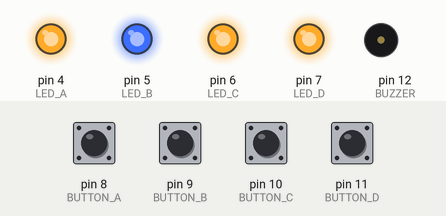
The sketch below on a simulated Arduino Uno, built with avr-gcc and run on an emulated ATmega328P. On the bench: output pins drawn as LEDs (lit = HIGH), buzzer (waves = sounding). Dashed ring = blinking. The test bench sets the inputs (shaded band); at power-on: pin 8 (BUTTON_A), pin 9 (BUTTON_B), pin 10 (BUTTON_C), pin 11 (BUTTON_D) HIGH. Random numbers use the default seed unless the sketch sets one.

Above: at 1.2 s.
1.3 s: pin 8 (BUTTON_A) pulled LOW for 0.15 s
At 3.6 s:
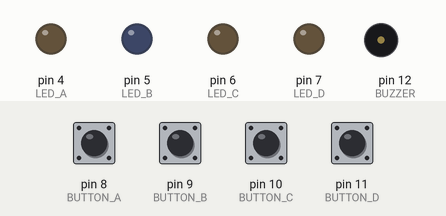
4.0 s: pin 11 (BUTTON_D) pulled LOW for 0.15 s
At 4.4 s:
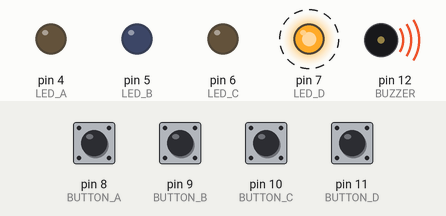
7.1 s: pin 9 (BUTTON_B) pulled LOW for 0.15 s
At 9.2 s:
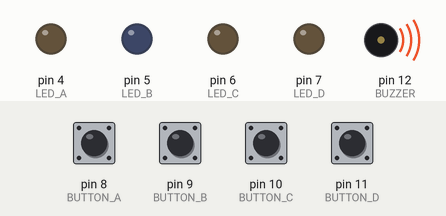
10.2 s: pin 9 (BUTTON_B) pulled LOW for 1 s
At 11.0 s:
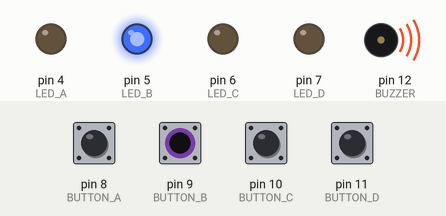
12.9 s: pin 9 (BUTTON_B) pulled LOW for 0.15 s
At 15.7 s:
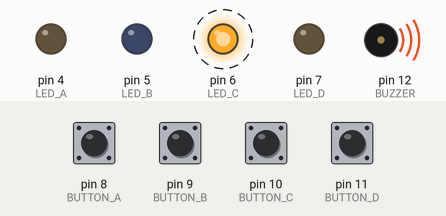
16.0 s: pin 8 (BUTTON_A) driven LOW and pin 9 (BUTTON_B) driven LOW
At 19.95 s:
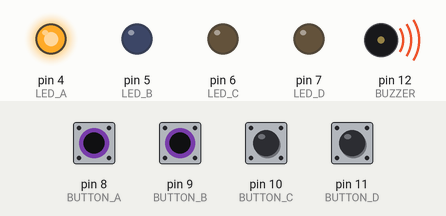
Timing chart, 0 to 20.0 s (numbered marks = the images above; inputs shaded):
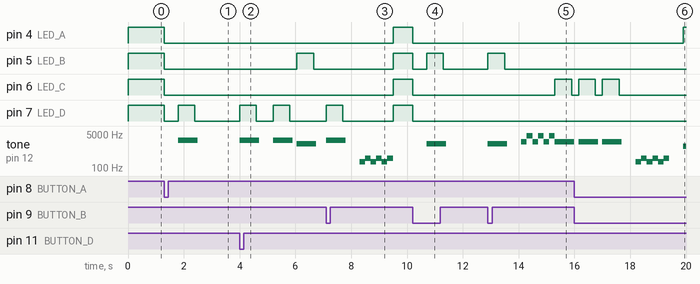

Measured:
- after the input at 1.3 s, pin 4 (LED_A), pin 5 (LED_B), pin 6 (LED_C): HIGH → LOW at once; pin 7 (LED_D): HIGH → LOW at once, → HIGH 0.50 s later, → LOW 0.60 s later; tone on pin 12 (BUZZER): silent → 2400 Hz after 0.50 s, → silent 0.70 s later
- after the input at 4.0 s, pin 5 (LED_B): LOW → HIGH after 2.1 s, → LOW 0.60 s later; pin 7 (LED_D): alternates HIGH for 0.60 s and LOW for 0.60 s, 4 changes in all, then stays LOW, starting at once; tone on pin 12 (BUZZER): plays 2400 Hz for 0.70 s, 2400 Hz for 0.70 s, 1600 Hz for 0.70 s, starting at once
- after the input at 7.1 s, pin 4 (LED_A), pin 5 (LED_B): LOW → HIGH after 2.4 s
- after the input at 10.2 s, pin 4 (LED_A), pin 6 (LED_C), pin 7 (LED_D): HIGH → LOW at once; pin 5 (LED_B): HIGH → LOW at once, → HIGH 0.50 s later, → LOW 0.60 s later; tone on pin 12 (BUZZER): silent → 1600 Hz after 0.50 s, → silent 0.70 s later
- after the input at 12.9 s, pin 5 (LED_B): LOW → HIGH at once, → LOW 0.60 s later; pin 6 (LED_C): LOW → HIGH after 2.4 s, → LOW 0.60 s later; tone on pin 12 (BUZZER): plays 1600 Hz for 0.70 s, 2000 Hz for 0.20 s, 4000 Hz for 0.20 s, 2000 Hz for 0.20 s, 4000 Hz for 0.20 s, 2000 Hz for 0.20 s … (8 notes in this stretch), starting at once
- after the input at 16.0 s, pin 4 (LED_A): LOW → HIGH after 3.9 s

The sketch:

main.ino
```cpp
//-----------------------#define e Variáveis------------------------//
#define LED_A 4
#define LED_B 5
#define LED_C 6
#define LED_D 7

#define BUTTON_A 8
#define BUTTON_B 9
#define BUTTON_C 10
#define BUTTON_D 11

#define BUZZER 12

#define TOM_A 1200
#define TOM_B 1600
#define TOM_C 2000
#define TOM_D 2400

#define TEMPO_PISCA 600
#define TEMPO_ENTRE 150

#define NIVEL_MAXIMO 10

int QT_SEQ = 1;

int GANHANDO = 0;

int TIPO_JOGO = 0;

int sorteados[NIVEL_MAXIMO]; // QT_SEQ é o tamanho da sequência dos leds

//--------------Declaração da função de cada elemento---------------//
void setup(){
  //Serial.begin(9600);

  pinMode(LED_A, OUTPUT);
  pinMode(LED_B, OUTPUT);
  pinMode(LED_C, OUTPUT);
  pinMode(LED_D, OUTPUT);

  pinMode(BUTTON_A, INPUT_PULLUP);
  pinMode(BUTTON_B, INPUT_PULLUP);
  pinMode(BUTTON_C, INPUT_PULLUP);
  pinMode(BUTTON_D, INPUT_PULLUP);

  pinMode(BUZZER, OUTPUT);

  //randomSeed(analogRead(0)); //Sorteia uma nova sequencia toda vez que liga o Arduino
}

//----------Loop do sorteio, leitura de botão e comparação----------//
void loop(){
  //Acende tudo
  digitalWrite(LED_A, HIGH);
  digitalWrite(LED_B, HIGH);
  digitalWrite(LED_C, HIGH);
  digitalWrite(LED_D, HIGH);

  //le_botao(); //Jogador aperta qlqer botão e já inicia o sorteio

  if(le_botao() != -1){
    GANHANDO = 1;
    QT_SEQ = 1;
    TIPO_JOGO = le_botao();
  }

  //Apaga tudo
  digitalWrite(LED_A, LOW);
  digitalWrite(LED_B, LOW);
  digitalWrite(LED_C, LOW);
  digitalWrite(LED_D, LOW);
  delay(500);

  if(TIPO_JOGO == 0){
    while(GANHANDO == 1 && QT_SEQ <= NIVEL_MAXIMO){

      //-----------------------Sorteio da sequência-----------------------//
      //QT_SEQ é o tamanho da sequência - quantas vezes os LEDs piscam
      for(int jogada = 0; jogada < QT_SEQ; jogada ++){
        if(jogada == QT_SEQ - 1){
          sorteados[jogada] = random(4);
        }
        pisca_led(sorteados[jogada]);
        delay(TEMPO_ENTRE);
      }//Fim do sorteio

      //---------------------Comparação da sequência----------------------//
      int vez; //Definido fora do for para poder verificar numero de acertos no final
      for(vez = 0; vez < QT_SEQ; vez ++){
        if(le_botao() == sorteados[vez]){
          pisca_led(sorteados[vez]);
        }else{
          pisca_led(sorteados[vez]);
          break; //Sai do for
        }
      }

      //----------------------------Resultado-----------------------------//
      if(vez == QT_SEQ){
        //Acertou a sequência
        delay(500);
        QT_SEQ = QT_SEQ + 1;
      }else{
        //Errou a sequência
        delay(500);
        for(int i = 0; i < 3; i++){
          tone(BUZZER, 200);
          delay(200);
          tone(BUZZER, 300);
          delay(200);
        }
        noTone(BUZZER);
        GANHANDO = 0;
      }
    }
    //Se venceu todos o NIVEL_MAXIMO, toca música da vitória
    if(GANHANDO == 1){
      for(int i = 0; i < 3; i++){
        tone(BUZZER, 2000);
        delay(200);
        tone(BUZZER, 4000);
        delay(200);
      }
      noTone(BUZZER);
      GANHANDO = 0;
    }
  }else if(TIPO_JOGO == 1){
    while(GANHANDO == 1 && QT_SEQ <= NIVEL_MAXIMO){
      //-----------------------Sorteio da sequência-----------------------//
      //QT_SEQ é o tamanho da sequência - quantas vezes os LEDs piscam
      for(int jogada = 0; jogada < QT_SEQ; jogada ++){
        sorteados[jogada] = random(4);
        pisca_led(sorteados[jogada]);
        delay(TEMPO_ENTRE);
      } //Fim do sorteio

      //---------------------Comparação da sequência----------------------//
      int vez; //Definido fora do for para poder verificar numero de acertos no final
      for(vez = 0; vez < QT_SEQ; vez ++){
        if(le_botao() == sorteados[vez]){
          pisca_led(sorteados[vez]);
        }else{
          pisca_led(sorteados[vez]);
          break; //Sai do for
        }
      }
      //----------------------------Resultado-----------------------------//
      if(vez == QT_SEQ){
        //Acertou a sequência
        delay(500);
        for(int i = 0; i < 3; i++){
          tone(BUZZER, 2000);
          delay(200);
          tone(BUZZER, 4000);
          delay(200);
        }
        QT_SEQ = QT_SEQ + 1;
        noTone(BUZZER);
      }else{
        //Errou a sequência
        delay(500);
        for(int i = 0; i < 3; i++){
          tone(BUZZER, 200);
          delay(200);
          tone(BUZZER, 300);
          delay(200);
        }
        noTone(BUZZER);
        GANHANDO = 0;
      }
    }
  }
} //Fim do loop

//------------------------Função piscar LED-------------------------//
void pisca_led(int posicao){
  Serial.println(posicao);
  if(posicao == 0){
    digitalWrite(LED_A, HIGH);
    tone(BUZZER, TOM_A);
    delay(TEMPO_PISCA);
    digitalWrite(LED_A, LOW);
  }else if(posicao == 1){
    digitalWrite(LED_B, HIGH);
    tone(BUZZER, TOM_B);
    delay(TEMPO_PISCA);
    digitalWrite(LED_B, LOW);
  }else if(posicao == 2){
    digitalWrite(LED_C, HIGH);
    tone(BUZZER, TOM_C);
    delay(TEMPO_PISCA);
    digitalWrite(LED_C, LOW);
  }else if(posicao == 3){
    digitalWrite(LED_D, HIGH);
    tone(BUZZER, TOM_D);
    delay(TEMPO_PISCA);
    digitalWrite(LED_D, LOW);
  }
  delay(100);
  noTone(BUZZER);
}//Fim do pisca_led

//------------------------Função ler os botões----------------------//
int le_botao(){
  int result = -1; //-1 indica que nenhum botão foi apertado
  while(result == -1){
    if(digitalRead(BUTTON_A) == LOW){
      result = 0;
    }else if(digitalRead(BUTTON_B) == LOW){
      result = 1;
    }else if(digitalRead(BUTTON_C) == LOW){
      result = 2;
    }else if(digitalRead(BUTTON_D ) == LOW){
      result = 3;
    }
  }
  return result; //Retorna o inteiro int le_botao
}
```
